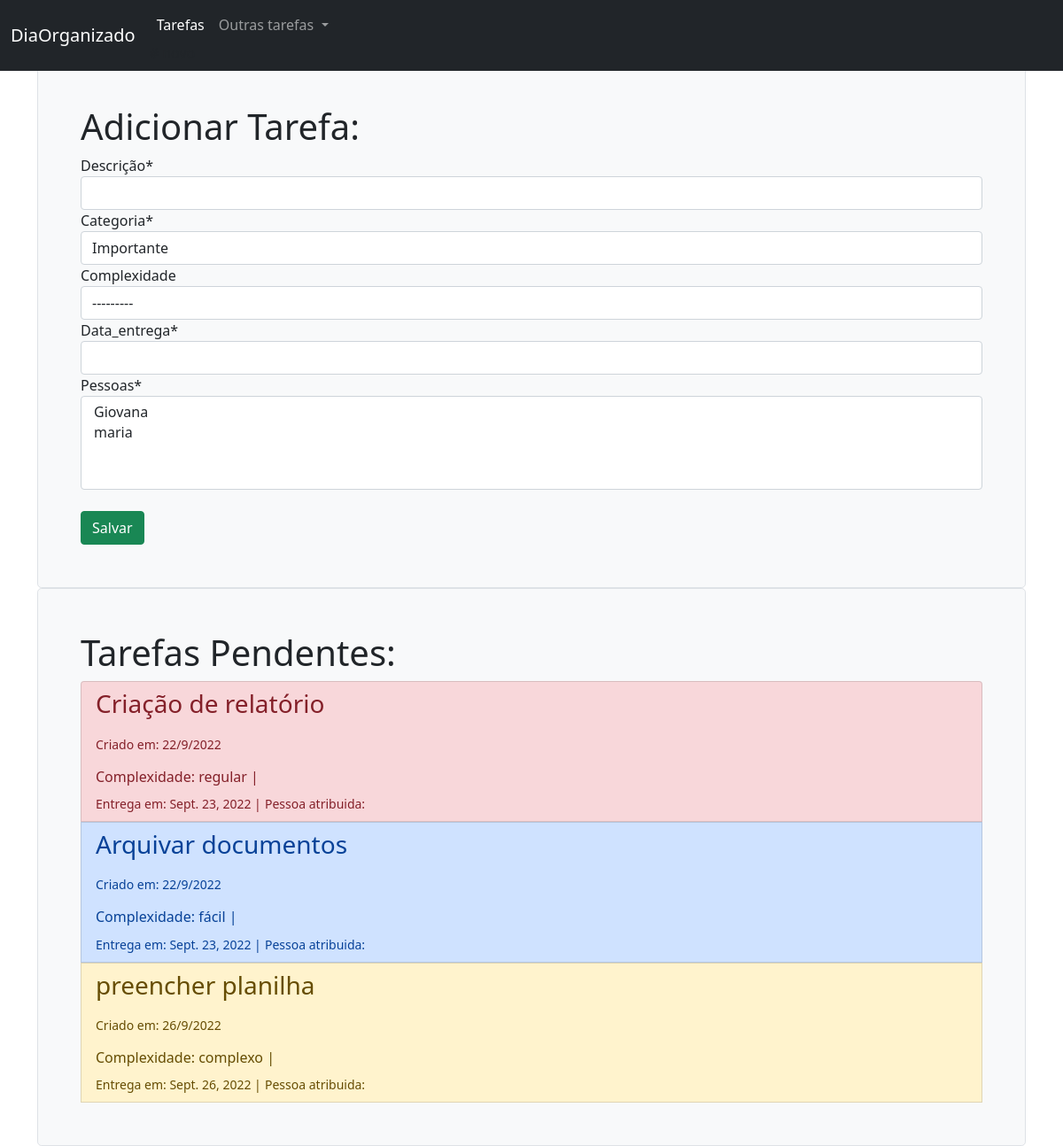
Page /tarefas/ on the committed database.
### tarefas/models.py (models this page shows, shortened)
class Tarefa(models.Model):
    OPCOES_STATUS = (
        ('concluído', 'Concluído'),
        ('pendente', 'Pendente'),
        ('adiado', 'Adiado'),
    )
    OPCOES_CATEGORIA = (
        ('urgente', 'Urgente'),
        ('importante', 'Importante'),
        ('precisa ser feito', 'Precisa ser feito'),
    )
    OPCOES_COMPLEXIDADE = (
        ('muito fácil', 'Muito fácil'),
        ('fácil', 'Fácil'),
        ('regular', 'Regular'),
        ('complexo', 'Complexo'),
        ('muito complexo', 'Muito complexo'),
    )
    descricao = models.CharField("descrição", max_length=400)
    criacao = models.DateField("criacao", auto_now_add=True)
    categoria = models.CharField("categoria", max_length=25,
                                 choices=OPCOES_CATEGORIA,
                                 default='importante')
    status = models.CharField("status", max_length=25, choices=OPCOES_STATUS,
                             default='pendente')
    data_entrega = models.DateField("data_entrega", auto_now_add=False, blank=False,
                                     null=True, default=None) #formato igual a: aaaa/mm/dd
    complexidade = models.CharField("complexidade", max_length=25, blank=True, null=True,
                                    choices=OPCOES_COMPLEXIDADE)
    pessoas = models.ManyToManyField(Pessoa)
    class Meta:
        db_table= 'tarefa'
        verbose_name = "Tarefa"
        verbose_name_plural = "Tarefas"

### tarefas/views.py (the view)
# urls.py: path('', views.tarefas_pendentes_list, name = 'tarefas_pendentes_list'),
def tarefas_pendentes_list(request):
    tarefas_pendentes = Tarefa.objects.filter(status='pendente')
    if request.method == 'POST':
        form = AdicionarTarefa(data=request.POST)
        if form.is_valid():
            form.save()
            return redirect('tarefas_pendentes_list')
    else:
        form = AdicionarTarefa()
    return render(request, 'tarefas/tarefas_pendentes.html',
                     {'tarefas_pendentes': tarefas_pendentes,
                     'form': form})

### tarefas/forms.py
class AdicionarTarefa(forms.ModelForm):
    class Meta:
        model = Tarefa
        fields = ('descricao', 'categoria', 'complexidade', 'data_entrega', 'pessoas')

### tarefas/models.py (called while the page is built)
    def __str__(self) -> str:
        return self.nome

### tarefas/templates/tarefas/tarefas_pendentes.html (shortened to what this page needs)
{% extends 'base.html' %}
{% load crispy_forms_tags %}
{% block content %}
  <div class="h-100 p-5 bg-light border rounded-3">
    <h1>Adicionar Tarefa:</h1>
    <form method="post">
      {{ form|crispy }}
      <br>
      <input class="btn btn-success" type="submit" value="Salvar">
    </form>
  </div>
  <div class="h-100 p-5 bg-light border rounded-3">
    <h1>Tarefas Pendentes:</h1>
    <div class="list-group">
      {% for tarefa in tarefas_pendentes %}
        {% if tarefa.categoria == 'urgente' %}
          <button type="button" class="list-group-item list-group-item-danger list-group-item-action" data-bs-toggle="modal" data-bs-target="#modal{{ tarefa.id }}">
        {% else %}
          {% if tarefa.categoria == 'importante' %}
            <button type="button" class="list-group-item list-group-item-warning list-group-item-action" data-bs-toggle="modal" data-bs-target="#modal{{ tarefa.id }}">
          {% else %}
            <button type="button" class="list-group-item list-group-item-primary list-group-item-action" data-bs-toggle="modal" data-bs-target="#modal{{ tarefa.id }}">
          {% endif %}
        {% endif %}
          <h3>{{ tarefa.descricao }}</h3>
            <small>Criado em: {{ tarefa.criacao.day }}/{{ tarefa.criacao.month }}/{{ tarefa.criacao.year }}</small>
            <h6>Complexidade: {{ tarefa.complexidade }} |</h6>
            <small>Entrega em: {{ tarefa.data_entrega }} |</small>
            <small>Pessoa atribuida: {{tarefa.pessoa}} </small>
        </button>
      {% endfor %}
    </div>
  </div>
{% endblock %}

### rows in the picture
Tarefa: descricao "Criação de relatório", criacao.day "22", criacao.month "9", criacao.year "2022", complexidade "regular", data_entrega "Sept. 23, 2022"
Tarefa: descricao "Arquivar documentos", criacao.day "22", criacao.month "9", criacao.year "2022", complexidade "fácil", data_entrega "Sept. 23, 2022"
Tarefa: descricao "preencher planilha", criacao.day "26", criacao.month "9", criacao.year "2022", complexidade "complexo", data_entrega "Sept. 26, 2022"
